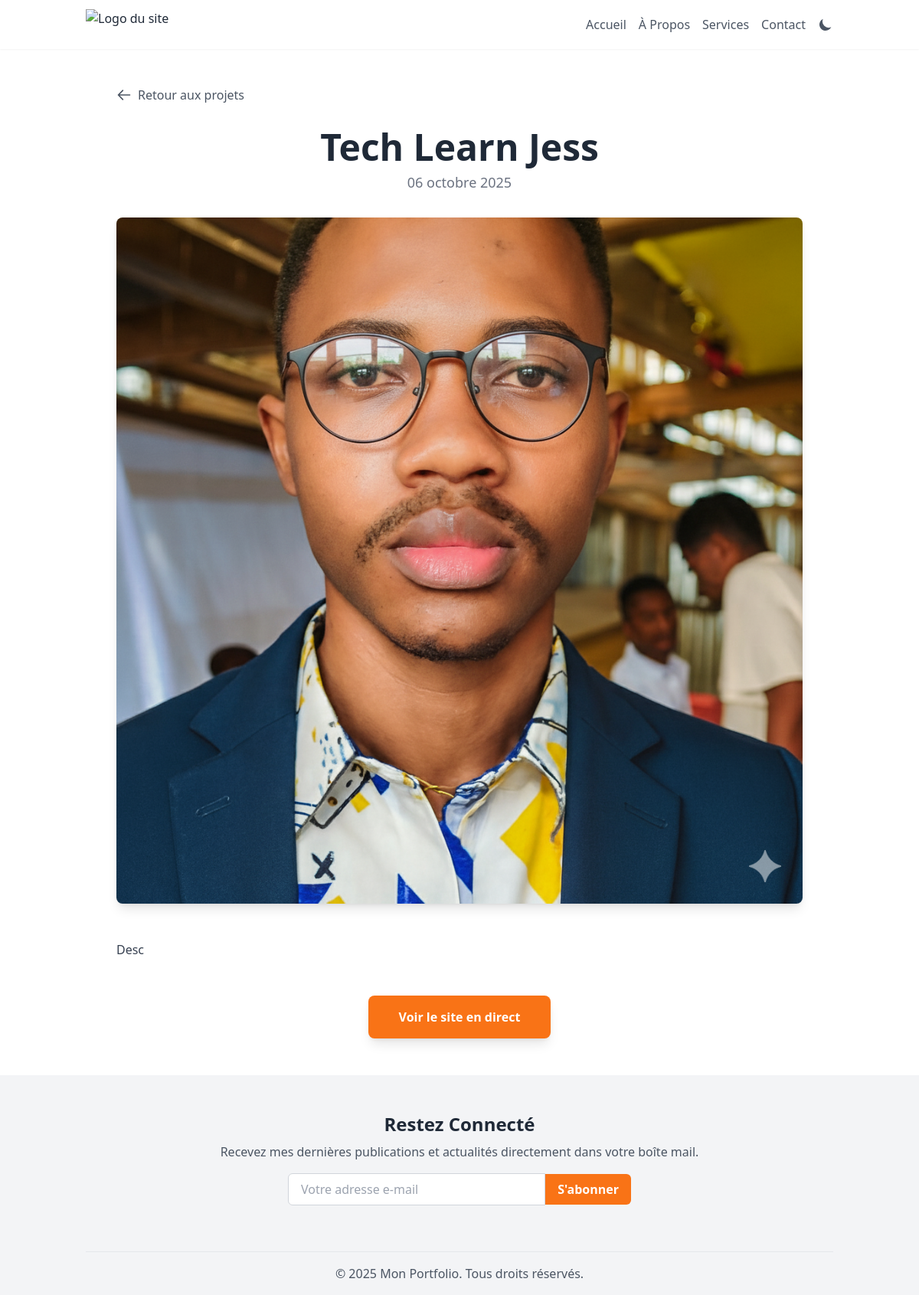
The app's page /project/1/, older data.
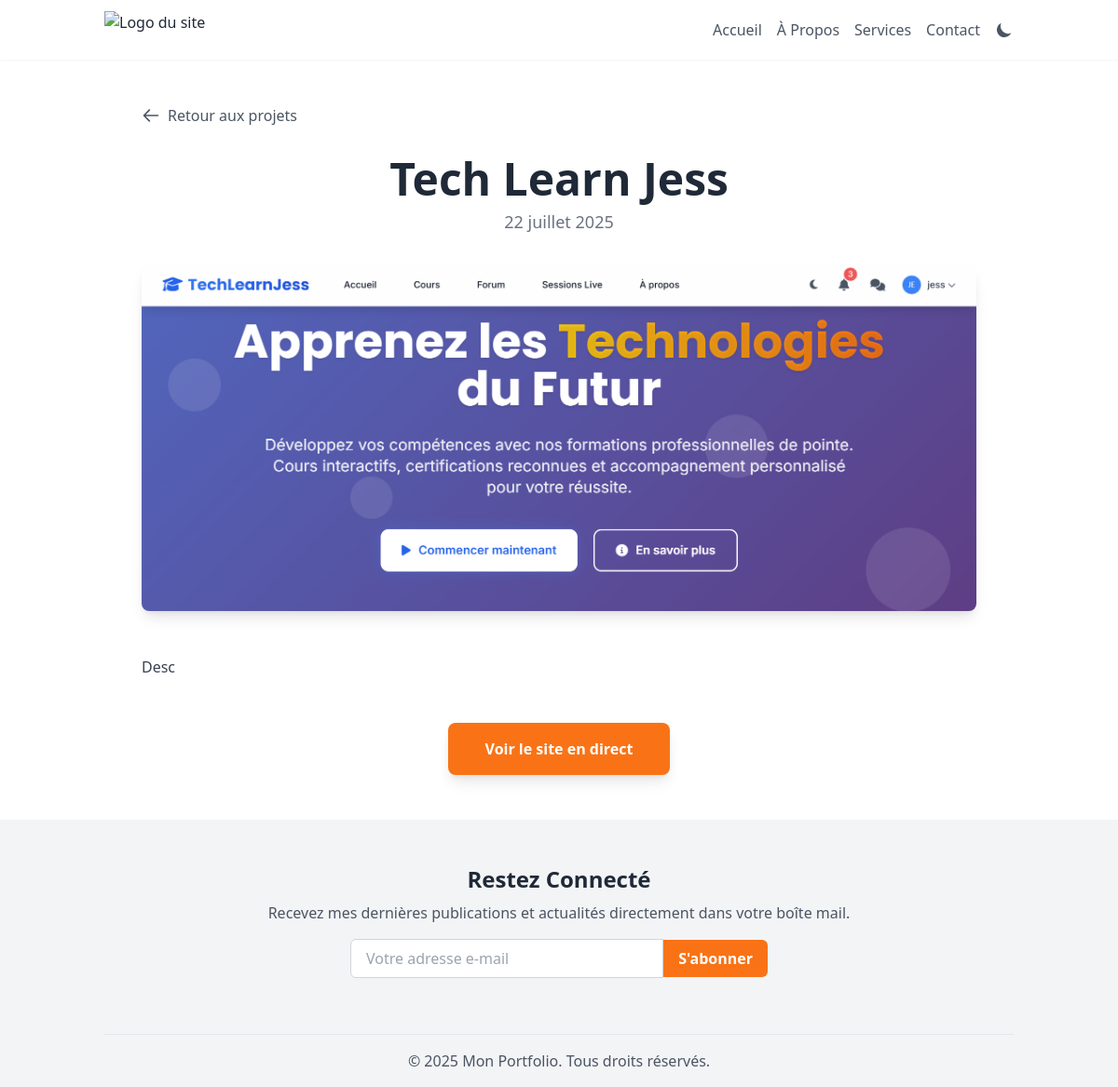
The same page, newer data.
### main/models.py (models this page shows, shortened)
class Project(models.Model):
    title = models.CharField(max_length=200)
    description = models.TextField()
    image = models.ImageField(upload_to='projects/', blank=True, null=True)
    link = models.URLField(blank=True, null=True)
    date = models.DateField()

### main/views.py (the view)
# urls.py: path('project/<int:pk>/', views.project_detail, name='project_detail'),
def project_detail(request, pk):
    project = get_object_or_404(Project, pk=pk)
    context = {'project': project}
    return render(request, 'main/project_detail.html', context)

### templates/main/project_detail.html (shortened to what this page needs)
{% extends 'base.html' %}
{% block content %}
<div class="bg-white dark:bg-gray-900 py-12">
    <div class="container mx-auto px-6">
        <div class="max-w-4xl mx-auto">
            <a href="{% url 'index' %}#projects" class="inline-flex items-center text-gray-600 dark:text-gray-300 hover:text-orange-500 dark:hover:text-orange-400 mb-8 transition-colors duration-300">
                <svg class="w-5 h-5 mr-2" fill="none" stroke="currentColor" viewBox="0 0 24 24" xmlns="http://www.w3.org/2000/svg"><path stroke-linecap="round" stroke-linejoin="round" stroke-width="2" d="M10 19l-7-7m0 0l7-7m-7 7h18"></path></svg>
                Retour aux projets
            </a>
            <div class="text-center mb-8">
                <h1 class="text-4xl md:text-5xl font-bold text-gray-800 dark:text-white">{{ project.title }}</h1>
                <p class="text-lg text-gray-500 dark:text-gray-400 mt-2">{{ project.date|date:"d F Y" }}</p>
            </div>
            {% if project.image %}
                <img class="w-full h-auto rounded-lg shadow-lg mb-12" src="{{ project.image.url }}" alt="Image du projet {{ project.title }}">
            {% endif %}
            <div class="prose prose-lg dark:prose-invert max-w-none mx-auto text-gray-700 dark:text-gray-300">
                <p>{{ project.description|linebreaks }}</p>
            </div>
            {% if project.link %}
            <div class="mt-12 text-center">
                <button data-url="{{ project.link }}" class="open-modal-button px-10 py-4 bg-orange-500 text-white font-bold rounded-lg shadow-lg hover:bg-orange-600 transition-transform duration-300 transform hover:scale-105">
                    Voir le site en direct
                </button>
            </div>
            {% endif %}
        </div>
    </div>
</div>
{% endblock %}

Row changes from the older to the newer data that the page shows:
changed Project "Tech Learn Jess": date "06 octobre 2025" → "22 juillet 2025"; image: a different picture
